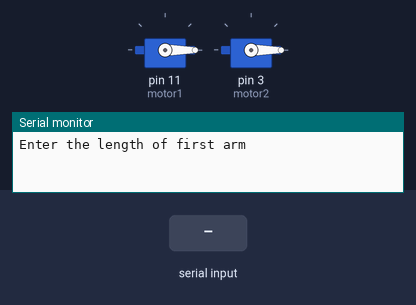
The sketch below on a simulated Arduino Uno, built with avr-gcc and run on an emulated ATmega328P. Shown: 2 × servo, the last lines printed to the serial monitor. The test bench sets the inputs (shaded band).

Above: at 0.9 s.
1.0 s: "30,150,10,200\n" received over Serial
At 1.9 s:
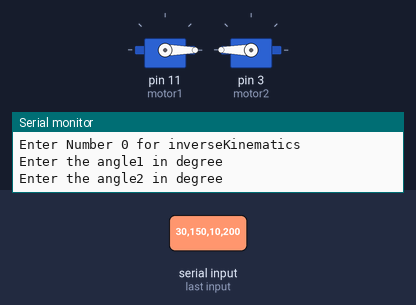
2.6 s: "30,150,10\n" received over Serial
At 4.2 s:
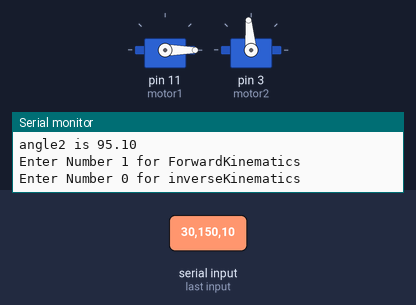
5.1 s: "1,90\n" received over Serial
At 7.7 s:
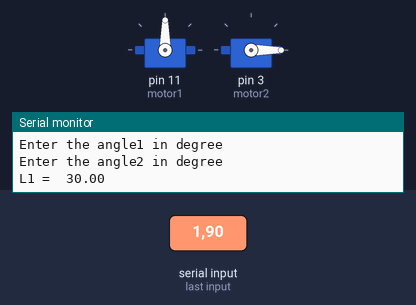
8.1 s: "1,90,45\n" received over Serial
At 8.4 s:
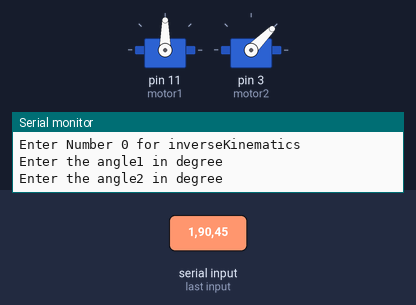
9.6 s: "1" received over Serial
At 10.3 s:
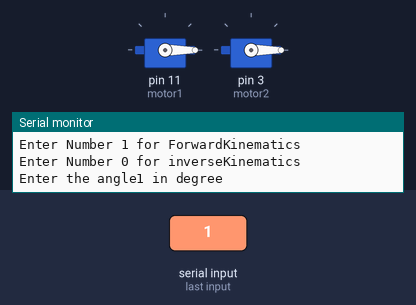
11.1 s: "30,150\n" received over Serial
At 11.8 s:
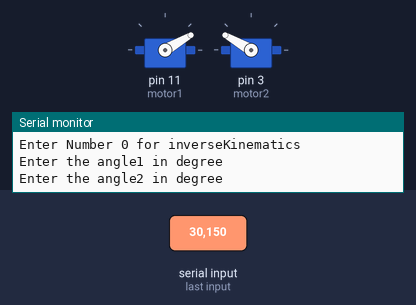
Timing chart, 0 to 13.6 s (numbered marks = the images above; inputs shaded):
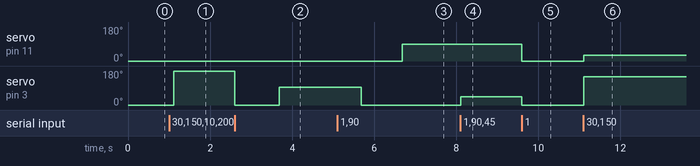

The sketch:

2DOF_Robotic_arm.ino
```cpp
#include <Servo.h>
Servo motor1;
Servo motor2;
// angles in degree and radian

// length of links of robot arm
volatile float L1;
volatile float L2;
// end effector


volatile float pi = 3.14159265359;


void setup() {
  motor1.attach(11);
  motor2.attach(3);
  Serial.begin(9600);
  motor1.write(0);
  motor2.write(0);
 Serial.println("Enter the length of first arm ");
 while(Serial.available()==0){}
 L1=Serial.parseFloat();

 Serial.println("Enter the length of second arm ");
 while(Serial.available()==0){}
 L2=Serial.parseFloat();


Serial.println("Enter Number 1 for ForwardKinematics");
Serial.println("Enter Number 0 for inverseKinematics");

   }

void loop() {

 if (Serial.available())  {

    char choice = Serial.read();
    if (choice == '1'){                //Forwad kinematics Case
  motor1.write(0);
  motor2.write(0);
     ForwardKinematics();
 }

else if(choice == '0'){
   motor1.write(0);
   motor2.write(0);
   inverseKinematics();                  //inverse kinematics case

 }

 }
 }

 void ForwardKinematics(){
float angle1 ;
float angle2 ;
float rad_angle1;
float rad_angle2;
float x;
float y;
 Serial.println("Enter the angle1 in degree ");
  while(Serial.available()==0){}
 angle1=Serial.parseFloat();


  Serial.println("Enter the angle2 in degree ");
  while(Serial.available()==0){}
  angle2=Serial.parseFloat();


  rad_angle1 = (angle1*pi)/180;
  rad_angle2 = (angle2*pi)/180;

  motor1.write(angle1);
  motor2.write(angle2);

  x = L1 * cos(rad_angle1) +L2 * cos(rad_angle1 + rad_angle2);
  y = L1 * sin(rad_angle1) +L2 * sin (rad_angle1 + rad_angle2);
  delay(1000);
 Serial.print("L1 =  ");
 Serial.println(L1);
  Serial.print("L2 = ");
 Serial.println(L2);
 Serial.print("x = ");
 Serial.println(x);
 Serial.print("y = ");
 Serial.println(y);
 Serial.print("angle1 is ");
 Serial.println(angle1);
 Serial.print("angle2 is ");
 Serial.println(angle2);


Serial.println("Enter Number 1 for ForwardKinematics");
Serial.println("Enter Number 0 for inverseKinematics");

 }

 void inverseKinematics(){
float angle1 ;
float angle2 ;
float rad_angle1;
float rad_angle2;
float x;
float y;
   Serial.println("Enter the value x ");
      while(Serial.available()==0){}
      x=Serial.parseFloat();


      Serial.println("Enter the value y ");
      while(Serial.available()==0){}
      y=Serial.parseFloat();

      rad_angle2 = acos((sq(x)+ sq(y) - sq(L1) - sq(L2)) / (2*L1*L2));
      rad_angle1= atan(y / x) - atan((L2*sin(rad_angle2)) / (L1+ L2*cos(rad_angle2)));
      delay(1000);

      angle1= (rad_angle1*180)/pi;
      angle2= (rad_angle2*180)/pi;


 Serial.print("x is ");
 Serial.println(x);
 Serial.print("y is ");
 Serial.println(y);
 Serial.print("angle1 is  ");
 Serial.println(angle1);
 Serial.print("angle2 is ");
 Serial.println(angle2);
 Serial.println("Enter Number 1 for ForwardKinematics");
 Serial.println("Enter Number 0 for inverseKinematics");
motor1.write(angle1);
motor2.write(angle2);
delay(2000);
 }
```

Measured:
- after the input at 1.0 s, servo on pin 3 (motor2): 0° → 180° after 0.11 s
- after the input at 2.6 s, servo on pin 3 (motor2): 180° → 0° at once, → 95° 1.1 s later
- after the input at 5.1 s, servo on pin 11 (motor1): 0° → 90° after 1.6 s; servo on pin 3 (motor2): 95° → 0° after 0.59 s
- after the input at 8.1 s, servo on pin 3 (motor2): 0° → 45° at once
- after the input at 9.6 s, servo on pin 11 (motor1): 90° → 0° at once; servo on pin 3 (motor2): 45° → 0° at once
- after the input at 11.1 s, servo on pin 11 (motor1): 0° → 30° at once; servo on pin 3 (motor2): 0° → 150° at once
